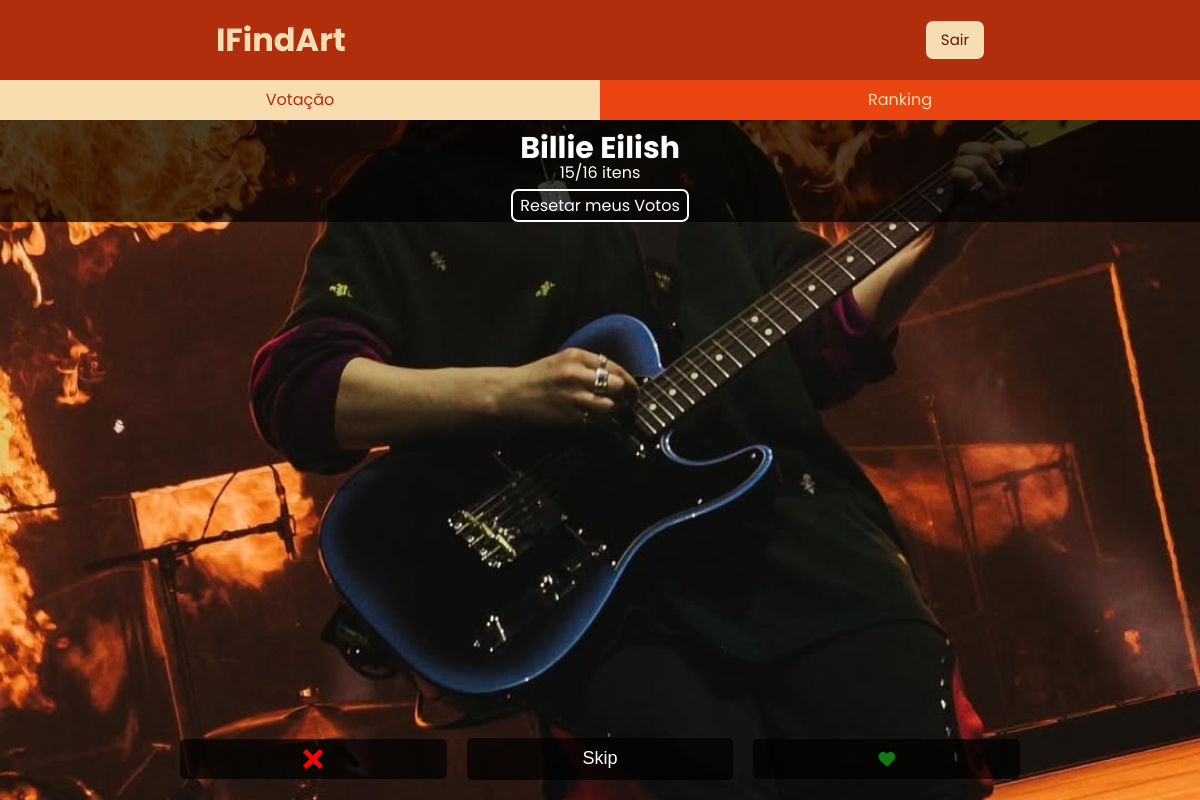
The page /restrita.php (signed in) on the database its author committed.
### tables this page shows
CREATE TABLE `item` (
  `idItem` int(11) NOT NULL,
  `titulo` varchar(255) NOT NULL,
  `imagem` varchar(255) NOT NULL
);

### src/MySQL.php (called while the page is built, shortened)
<?php
class MySQL {
    private $connection;
    public function __construct() {
        $this->connection = new \mysqli(HOST, USUARIO, SENHA, BANCO);
        $this->connection->set_charset("utf8");
    }
    public function consulta($sql) {
        $result = $this->connection->query($sql);
        $data = [];
        while ($row = $result->fetch_assoc()) {
            $data[] = $row;
        }
        return $data;
    }
}
?>

### src/Voto.php (called while the page is built, shortened)
<?php
require_once __DIR__ . "/MySQL.php";
class Voto implements ActiveRecord {
    public static function findAllByUsuario($idUsurio): array {
        $db = new MySQL();
        $sql = sprintf("SELECT * FROM voto WHERE idUsuario = %d", intval($idUsurio));
        $results = $db->consulta($sql);
        $votos = [];
        foreach ($results as $row) {
            $voto = $row['idItem'];
            $votos[] = $voto;
        }
        return $votos;
    }
}

### src/Item.php (called while the page is built, shortened)
<?php
require_once __DIR__ . "/MySQL.php";
class Item implements ActiveRecord {
    public static function findAll(): array {
        $db = new MySQL();
        $sql = "SELECT * FROM item";
        $results = $db->consulta($sql);
        $items = [];
        foreach ($results as $row) {
            $item = new self();
            $item->idItem = $row['idItem'];
            $item->titulo = $row['titulo'];
            $item->imagem = $row['imagem'];
            $items[] = $item;
        }
        return $items;
    }
    public static function getItemAleatorio(array $idsVotados): ?array {
        $db = new MySQL();
        $sql = "SELECT * FROM item";
        if (!empty($idsVotados)) {
            $ids = implode(',', array_map('intval', $idsVotados));
            $sql .= " WHERE idItem NOT IN ($ids)";
        }
        $sql .= " ORDER BY RAND() LIMIT 1";
        $result = $db->consulta($sql);
        return $result[0] ?? null;
    }
}

### restrita.php (the view, shortened to what this page needs)
<?php
$modo = isset($_GET['mode']) ? $_GET['mode'] : 'votacao';
$votados = Voto::findAllByUsuario($_SESSION['idUsuario']);
$itemAleatorio = null;
if ($modo === 'votacao') {
    $itemAleatorio = Item::getItemAleatorio($votados);
} elseif ($modo === 'ranking') {
    $ranking = Item::getRankingCompleto();
}
?>
<!DOCTYPE html>
<html lang="pt-br">
<head>
    <link rel="stylesheet" href="style.css">
</head>
<body>
    <div class="container" style='height:100dvh;'>
        <?php include 'HeaderFooter/header.php'; ?>
        <div class='LC' style='height: 5vh;'>
            <div class='itemLC' style='background-color:#f8ddb0; color:#B02E0C;'>
                <a href="?mode=votacao">Votação</a>
            </div>
            <div class='itemLC' style='background-color:#EB4511'>
                <a href="?mode=ranking">Ranking</a>
            </div>
        </div>
        <?php if ($modo === 'votacao'): ?>
            <div class="containerVotacao" style='height: 85vh;'>
                <?php if ($itemAleatorio): ?>
                    <div class="votacaoFoto" style="background-image: url('images/<?= htmlspecialchars($itemAleatorio['imagem']); ?>');">
                        <div class="barraArtista" >
                            <h2><?= htmlspecialchars($itemAleatorio['titulo']); ?></h2>
                            <?php
                            if (Voto::findAllByUsuario($_SESSION['idUsuario'])) {
                                $votos = Voto::findAllByUsuario($_SESSION['idUsuario']);
                                $totalVotos = count($votos);
                                $totalItens = count(Item::findAll());
                                echo "<p>{$totalVotos}/{$totalItens} itens</p>";
                                echo "<a href='resetarVotos.php' class='botaoResetarVotos' style='border: 2px solid white; padding:3px 7px; border-radius: 7px;'>Resetar meus Votos</a>";
                            }
                            ?>
                        </div>
                        <div class="containerBotoesVotacao">
                        <form class="botoesVotacao" method="POST" action="votar.php">
                            <button type="submit" name="voto" value="0" class="botao"><img src="images/dislike.png"></button>
                            <button type="submit" name="voto" value="2" class="botao">Skip</button>
                            <button type="submit" name="voto" value="1" class="botao"><img src="images/like.png"></button>
                        </form></div>
                    </div>
                <?php else: ?>
                    <p>Nenhum item disponível para votação.</p>
                <?php endif; ?>
            </div>
<?php endif; ?>
</div>
</body>
</html>

### style.css (style rules this page uses)
* { margin: 0; padding: 0; box-sizing: border-box; line-height: 1.2; }
.container { width: 100vw; min-height: 100vh; display: flex; flex-direction: column; font-family: 'Poppins', sans-serif; color: wheat; text-align: center; }
.main, .metade, .LouC, .preView, form, .informacoes, .tituloPV, .itemLC, .item, .posicao, .boxFoto, header, footer, .opcoes, .boxCadastroItem, .tituloAdmin, .opcoesCadastro { display: flex; align-items: center; justify-content: center; }
.main, .metade, .LouC, .preView, form, .boxCadastroItem { flex-direction: column; }
a { text-decoration: none; color: inherit; }
h2 { font-size: 20px; }
.LC { width: 100vw; display: flex; flex: 1; height: 20vh; }
.itemLC { width: 50%; background-color: #ff7f3f; }
button { border: none; border-radius: 7px; }
form { width: 100%; }
.containerVotacao { background-color: #B02E0C; }
.containerVotacao { width: 100vw; height: 100vh; display: flex; flex-direction: column; align-items: center; justify-content: space-between; background-color: black; }
.votacaoFoto { width: 100%; height: 100vh; display: flex; flex-direction: column; justify-content: space-between; background-size: cover; background-position: center; background-repeat: no-repeat; position: relative; }
.barraArtista { width: 100%; background-color: rgba(0, 0, 0, 0.7); color: white; text-align: center; padding: 10px; position: absolute; top: 0; height: 15%; }
.barraArtista h2 { height: 40%; font-size: 30px; }
.barraArtista p { height: 40%; }
.barraArtista a { height: 20%; }
.botoesVotacao { display: flex; flex-direction: row; width: 70%; gap: 20px; }
.botoesVotacao button img { width: 20px; }
.botoesVotacao button { display: flex; align-items: center; justify-content: center; }
.containerBotoesVotacao { position: absolute; align-items: center; justify-content: center; bottom: 20px; width: 100%; display: flex; flex-direction: column; }
.botoesVotacao .botao { padding: 10px 20px; font-size: 18px; border: none; border-radius: 5px; background-color: rgba(0, 0, 0, 0.7); color: white; cursor: pointer; flex: 1; }

### rows shown on the page
item: imagem (picture), titulo "Billie Eilish"

### other values the page prints
$totalVotos "15"
$totalItens "16"
